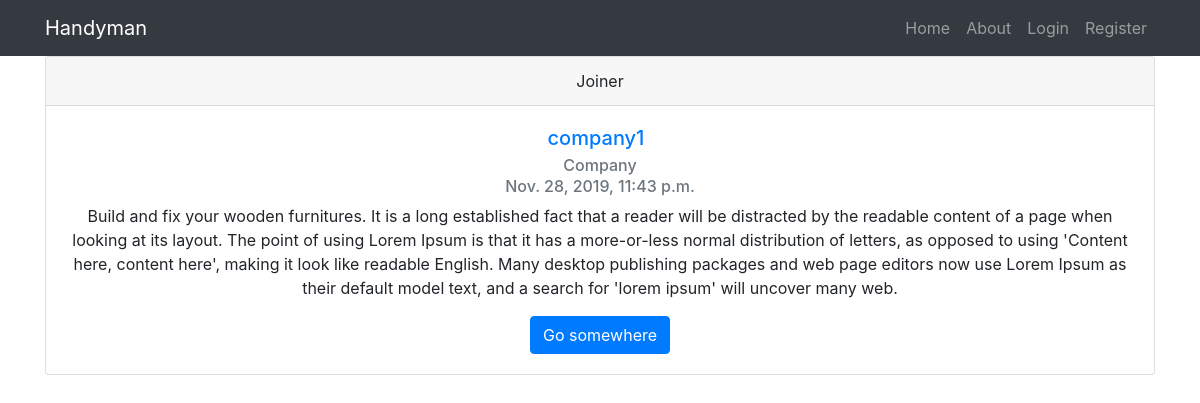
The page /client-home/1/ on the database its author committed.
### companies/models.py (models this page shows, shortened)
class CompanyPost(models.Model):
    job = models.CharField(max_length=100)
    content = models.CharField(max_length=500)
    date_posted = models.DateTimeField(default=timezone.now)
    author = models.ForeignKey(User, on_delete=models.CASCADE)
    tel = models.CharField(max_length=10)
    address = models.CharField(max_length=50)

### users/models.py (models this page shows, shortened)
class Property(models.Model):
    CHOICES = (
        ('Client', 'Client'),
        ('Company', 'Company'),
    )
    status = models.CharField(max_length=7, choices=CHOICES, help_text='Please specify if you register as Client or Company')
    user = models.OneToOneField(User, on_delete=models.CASCADE)
    class Meta:
        verbose_name_plural = "Properties"

### clients/views.py (the view)
# urls.py: path('client-home/<pk>/', ClienPostDetailView.as_view(template_name='clients/clientpost.html'), name='client-post'),
class ClienPostDetailView(DetailView):
    model = companypost

### clients/templates/clients/clientpost.html
{% extends "users/base.html" %}
{% block content %}
    <div class="card">
      <div class="card-header">
        {{ object.job }}
      </div>
      <div class="card-body">
        <h5 class="card-title"><a class="mr-2" href="#">{{ object.author }}</a></h5>
        <h6 class="card-subtitle mb-2 text-muted">{{ object.author.property.status }}</h6>
        <h6 class="card-subtitle mb-2 text-muted">{{ object.date_posted }}</h6>
        <p class="card-text">{{ object.content }}</p>
        <a href="#" class="btn btn-primary">Go somewhere</a>
      </div>
    </div>
{% endblock content %}

### rows shown on the page
CompanyPost: job "Joiner", author "company1", author.property.status "Company", date_posted "Nov. 28, 2019, 11:43 p.m.", content "Build and fix your wooden furnitures. It is a long established fact that a reader will be distracted by the readable content of a page when looking at its layout. The point of using Lorem Ipsum is that it has a more-or-less normal distribution of letters, as opposed to using 'Content here, content here', making it look like readable English. Many desktop publishing packages and web page editors now use Lorem Ipsum as their default model text, and a search for 'lorem ipsum' will uncover many web."
